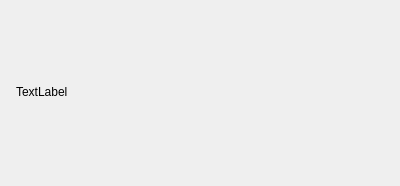
<?xml version="1.0" encoding="UTF-8"?>
<ui version="4.0">
 <class>DialogInfoImg</class>
 <widget class="QDialog" name="DialogInfoImg">
  <property name="geometry">
   <rect>
    <x>0</x>
    <y>0</y>
    <width>400</width>
    <height>186</height>
   </rect>
  </property>
  <property name="windowTitle">
   <string>Свойства текущего изображения</string>
  </property>
  <widget class="QLabel" name="label">
   <property name="geometry">
    <rect>
     <x>16</x>
     <y>16</y>
     <width>611</width>
     <height>151</height>
    </rect>
   </property>
   <property name="text">
    <string>TextLabel</string>
   </property>
  </widget>
 </widget>
 <resources/>
 <connections/>
</ui>
